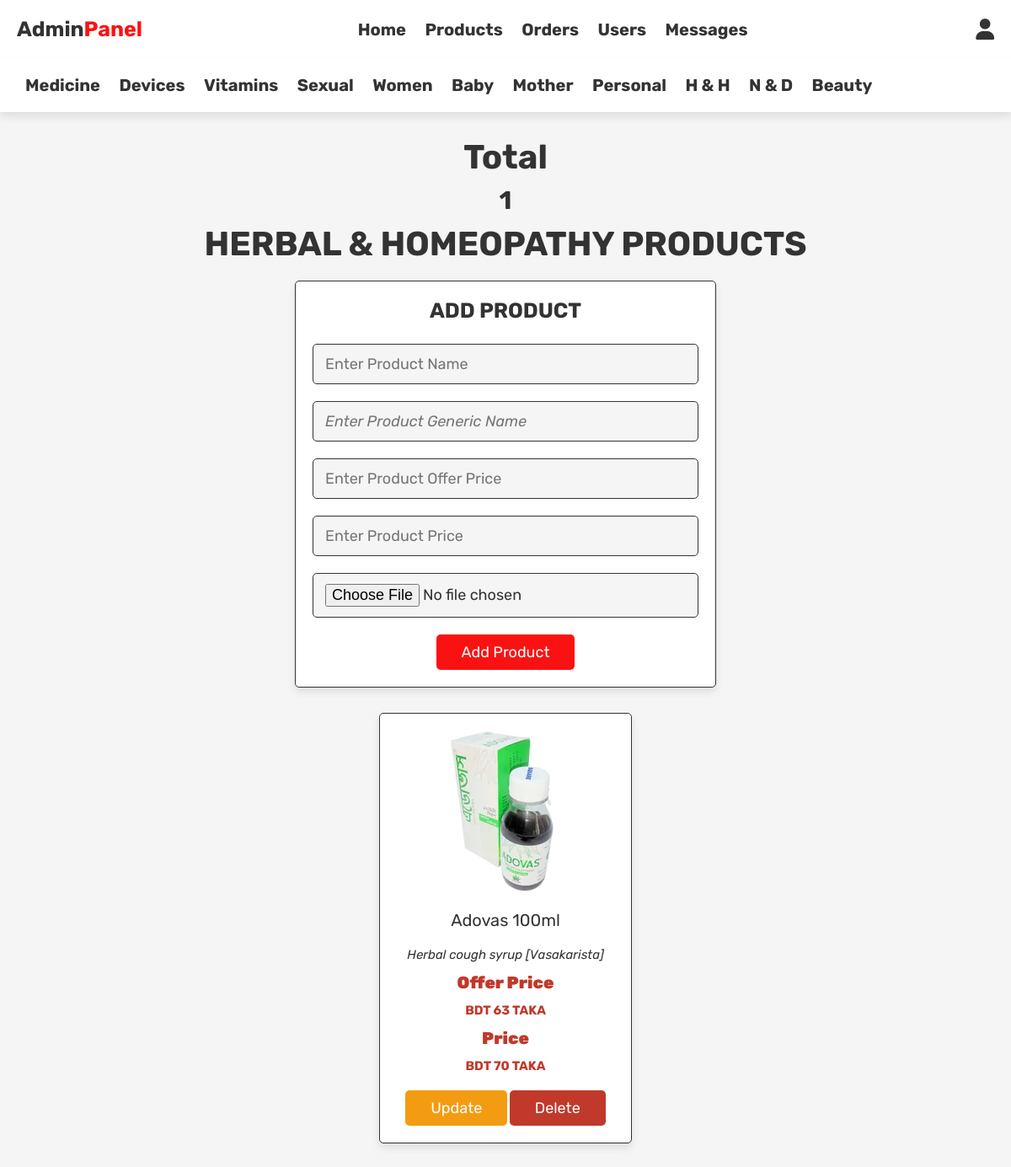
The app's page /admin_h&h.php (signed in) with its own data.
### tables this page shows
CREATE TABLE `herbal` (
  `id` int(100) NOT NULL,
  `name` varchar(100) NOT NULL,
  `gname` varchar(100) NOT NULL,
  `oprice` int(100) NOT NULL,
  `price` int(100) NOT NULL,
  `image` varchar(100) NOT NULL
);

### admin_h&h.php (the view, shortened to what this page needs)
<?php
include 'config.php';
?>
<!DOCTYPE html>
<html lang="en">
<head>
   <link rel="stylesheet" href="https://cdnjs.cloudflare.com/ajax/libs/font-awesome/6.0.0/css/all.min.css">
   <link rel="stylesheet" href="css/admin_style.css">
</head>
<body>
<?php include 'admin_header.php'; ?>
<?php include 'admin_header1.php'; ?>
<section class="add-products">
      <div style="text-align:center;">
         <?php
            $select_herbal = mysqli_query($conn, "SELECT * FROM `herbal`") or die('query failed');
            $number_of_products = mysqli_num_rows($select_herbal);
         ?>
         <p style="font-size: 40px; font-weight: bolder; padding-bottom: 10px; color: #333;">Total</p>
         <h1 style="font-size: 30px; padding-bottom: 10px; color: #333;"><?php echo $number_of_products; ?></h1>
      </div>
   <h1 class="title">Herbal & Homeopathy products</h1>
   <form action="" method="post" enctype="multipart/form-data">
      <h3>add product</h3>
      <input type="text" name="name" class="box" placeholder="Enter Product Name" required>
      <input type="text" name="gname" class="box" placeholder="Enter Product Generic Name" style="font-style: italic;">
      <input type="number" min="0" name="oprice" class="box" placeholder="Enter Product Offer Price" required>
      <input type="number" min="0" name="price" class="box" placeholder="Enter Product Price" required>
      <input type="file" name="image" accept="image/jpg, image/jpeg, image/png" class="box" required>
      <input type="submit" value="add product" name="add_product" class="btn">
   </form>
</section>
<section class="show-products">
   <div class="box-container">
      <?php
         $select_herbal = mysqli_query($conn, "SELECT * FROM `herbal`") or die('query failed');
         if(mysqli_num_rows($select_herbal) > 0){
            while($fetch_herbal = mysqli_fetch_assoc($select_herbal)){
      ?>
      <div class="box">
         <img src="uploaded_img/<?php echo $fetch_herbal['image']; ?>" alt="">
         <div class="name"><?php echo $fetch_herbal['name']; ?></div>
         <div class="name" style="font-style: italic; font-size:15px; "><?php echo $fetch_herbal['gname']; ?></div>
         <div class="price" style=" padding: 0.2rem 0; "><p style=" font-size: 2rem; font-weight: bolder;">Offer Price</p></div>
         <div class="price">BDT <?php echo $fetch_herbal['oprice']; ?> TAKA</div>
         <div class="price" style=" padding: 0.2rem 0; "><p style=" font-size: 2rem; font-weight: bolder;">Price</p></div>
         <div class="price">BDT <?php echo $fetch_herbal['price']; ?> TAKA</div>
         <a href="admin_herbal.php?update=<?php echo $fetch_herbal['id']; ?>" class="option-btn">update</a>
         <a href="admin_herbal.php?delete=<?php echo $fetch_herbal['id']; ?>" class="delete-btn" onclick="return confirm('delete this product?');">delete</a>
      </div>
      <?php
         }
      }else{
         echo '<p class="empty">No products added yet!</p>';
      }
      ?>
   </div>
</section>
</body>
</html>

### css/admin_style.css (style rules this page uses)
:root { --purple:#fa1212; --red:#c0392b; --orange:#f39c12; --black:#333; --white:#fff; --light-color:#666; --light-white:#ccc; --light-bg:#f5f5f5; --border:.1rem solid var(--black); --box-shadow:0 .5rem 1rem rgba(0,0,0,.1); }
* { font-family: 'Rubik', sans-serif; margin:0; padding:0; box-sizing: border-box; outline: none; border:none; text-decoration: none; transition:all .2s linear; }
html { font-size: 62.5%; overflow-x: hidden; }
body { background-color: var(--light-bg); }
section { padding:3rem 2rem; }
.title { text-align: center; margin-bottom: 2rem; text-transform: uppercase; color:var(--black); font-size: 4rem; }
.btn, .option-btn, .delete-btn, .white-btn { display: inline-block; margin-top: 1rem; padding:1rem 3rem; cursor: pointer; color:var(--white); font-size: 1.8rem; border-radius: .5rem; text-transform: capitalize; }
.white-btn, .btn { background-color: var(--purple); }
.option-btn { background-color: var(--orange); }
.delete-btn { background-color: var(--red); }
.add-products form { background-color: var(--white); border-radius: .5rem; padding:2rem; text-align: center; box-shadow: var(--box-shadow); border:var(--border); max-width: 50rem; margin:0 auto; }
.add-products form h3 { font-size: 2.5rem; text-transform: uppercase; color:var(--black); margin-bottom: 1.5rem; }
.add-products form .box { width: 100%; background-color: var(--light-bg); border-radius: .5rem; margin:1rem 0; padding:1.2rem 1.4rem; color:var(--black); font-size: 1.8rem; border:var(--border); }
.show-products .box-container { display: grid; grid-template-columns: repeat(auto-fit, 30rem); justify-content: center; gap:1.5rem; max-width: 1200px; margin:0 auto; align-items: flex-start; }
.show-products { padding-top: 0; }
.show-products .box-container .box { text-align: center; padding:2rem; border-radius: .5rem; border:var(--border); box-shadow: var(--box-shadow); background-color: var(--white); }
.show-products .box-container .box img { height: auto; width: auto; }
.show-products .box-container .box .name { padding:1rem 0; font-size: 2rem; color:var(--black); }
.show-products .box-container .box .price { padding:1rem 0; font-size: 1.5rem; font-weight: bold; color:var(--red); }

### records on screen
herbal: image (picture), name "Adovas 100ml", gname "Herbal cough syrup [Vasakarista]", oprice "63", price "70"

### other values on screen
$number_of_products "1"
